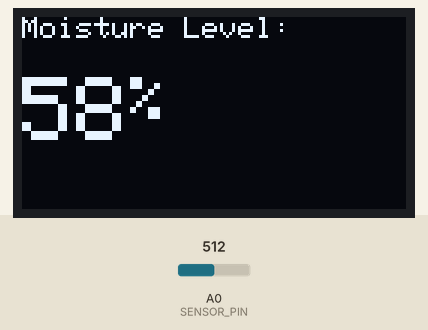
Simulated run of this program. Board: ESP8266 (NodeMCU). Shown: 128×64 one-colour display. The inputs (shaded band) are chosen by the test bench; at power-on: A0 (SENSOR_PIN) = 512. WiFi joins after 1.5 s; servers stay silent unless stated; what the program prints to the serial monitor is not drawn.

Above: at 2.7 s.
2.8 s: A0 (SENSOR_PIN) set to 526
At 3.6 s:
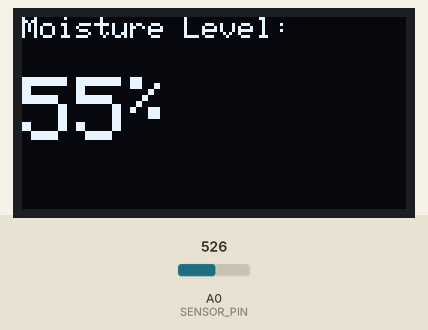
4.6 s: A0 (SENSOR_PIN) set to 511
At 5.2 s:
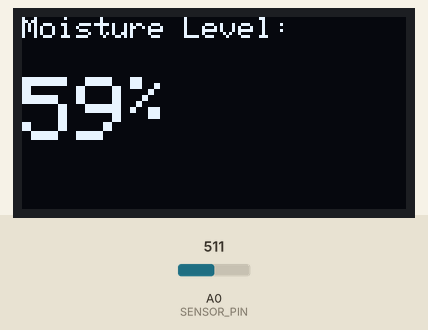
6.2 s: A0 (SENSOR_PIN) set to 306
At 6.8 s:
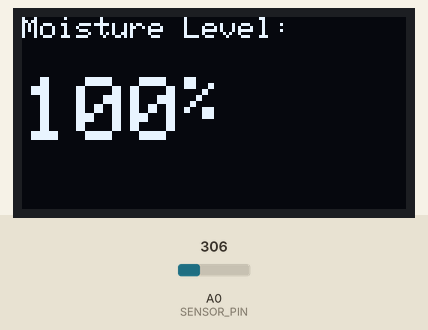
Timing chart, 0 to 9.2 s (numbered marks = the images above; inputs shaded):
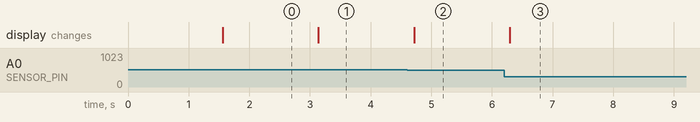

Measured:
- the behaviour switches between 516 and 517 on A0 (SENSOR_PIN) (found by bisection; images 0 and 1)
- after the input at 2.8 s, the display: changes after 0.34 s (image 1)
- after the input at 4.6 s, the display: changes after 0.12 s (image 2)
- after the input at 6.2 s, the display: changes after 0.09 s (image 3)

The program:

main.cpp
```cpp
#include <Arduino.h>
#include <Wire.h>
#include <Adafruit_GFX.h>
#include <Adafruit_SSD1306.h>

#include "server.hpp"
#include "ESP8266_utils.hpp"
#include "Moisture.cpp"

const int SENSOR_PIN = A0;

#define OLED_SDA   4
#define OLED_SCL   5

#define SCREEN_WIDTH 128
#define SCREEN_HEIGHT 64

#define OLED_RESET -1
#define SCREEN_ADDRESS 0x3C

Adafruit_SSD1306 display(SCREEN_WIDTH, SCREEN_HEIGHT, &Wire, OLED_RESET);

void setup() {
  Serial.begin(111520);

  ConnectWiFi_STA();

  InitServer();

  Wire.begin(OLED_SDA, OLED_SCL);

  if(!display.begin(SSD1306_SWITCHCAPVCC, SCREEN_ADDRESS)) {
    Serial.println(F("SSD1306 allocation failed"));
    for(;;);
  }


  display.setTextColor(SSD1306_WHITE);
}

void loop() {

  moisture.update(analogRead(SENSOR_PIN));

  display.clearDisplay();

  display.setTextSize(1);
  display.setCursor(0, 0);
  display.println(F("Moisture Level:"));

  display.setTextSize(3);
  display.setCursor(0, 20);

  display.print(moisture.getPercentage());

  display.setTextSize(2);
  display.print("%");

  display.display();

  server.handleClient();

  delay(500);
}
```

ESP8266_utils.hpp
```cpp
#include "config.h"

void ConnectWiFi_STA(bool useStaticIP = false)
{
   WiFi.mode(WIFI_STA);
   WiFi.begin(ssid, password);
   if(useStaticIP) WiFi.config(ip, gateway, subnet);
   while (WiFi.status() != WL_CONNECTED)
   {
     delay(100);
     Serial.print('.');
   }

   Serial.println("");
   Serial.print("Iniciado STA:\t");
   Serial.println(ssid);
   Serial.print("IP address:\t");
   Serial.println(WiFi.localIP());
}

void ConnectWiFi_AP(bool useStaticIP = false)
{
   Serial.println("");
   WiFi.mode(WIFI_AP);
   while(!WiFi.softAP(ssid, password))
   {
     Serial.println(".");
     delay(100);
   }
   if(useStaticIP) WiFi.softAPConfig(ip, gateway, subnet);

   Serial.println("");
   Serial.print("Iniciado AP:\t");
   Serial.println(ssid);
   Serial.print("IP address:\t");
   Serial.println(WiFi.softAPIP());
}
```

Moisture.cpp
```cpp
#ifndef MOISTURE_H
#define MOISTURE_H

#include <Arduino.h>

class Moisture {
public:
    Moisture(int initialDryValue, int initialWetValue) {
        dryValue = initialDryValue;
        wetValue = initialWetValue;
        rawValue = 0;
        percentage = 0;
    }

    /**
     * @brief Updates the sensor reading and recalculates the percentage.
     * @param newRawValue The latest analog reading from the sensor pin.
     */
    void update(int newRawValue) {
        rawValue = newRawValue;

        int moisturePercentage = map(rawValue, dryValue, wetValue, 0, 100);
        moisturePercentage = constrain(moisturePercentage, 0, 100);

        percentage = moisturePercentage;
    }

    int getPercentage() const {
        return percentage;
    }

    int getRawValue() const {
        return rawValue;
    }

    int getDryValue() const {
        return dryValue;
    }

    int getWetValue() const {
        return wetValue;
    }

private:
    int rawValue;
    int dryValue;
    int wetValue;
    int percentage;
};

#endif
```

server.hpp
```cpp
#include <ESP8266WebServer.h>
#include <ArduinoJson.h>
#include "config.h"

ESP8266WebServer server(80);

void handleRoot()
{
   int percentage = moisture.getPercentage();
   const size_t CAPACITY = JSON_OBJECT_SIZE(4);
   StaticJsonDocument<CAPACITY> doc;

   doc["percentage"] = moisture.getPercentage();
   doc["rawValue"] = moisture.getRawValue();
   doc["dryValue"] = moisture.getDryValue();
   doc["wetValue"] = moisture.getWetValue();

   String jsonOutput;
   serializeJson(doc, jsonOutput);

   server.send(200, "application/json", jsonOutput);
}

void handleNotFound()
{
   server.send(404, "text/plain", "Not found");
}

void InitServer()
{
   server.on("/", handleRoot);

   server.onNotFound(handleNotFound);

   server.begin();
   Serial.println("HTTP server started");
}
```

config.h
```cpp
#ifndef CONFIG_H
#define CONFIG_H

#include <ESP8266WiFi.h>
#include "Moisture.cpp"

const int DRY_VALUE = 800;
const int WET_VALUE = 315;

const char* ssid     = "QuePasariaSi";
const char* password = "Zapato1?";
const char* hostname = "ESP8266_1";

IPAddress ip(192, 168, 137, 207);
IPAddress gateway(192, 168, 137, 207);
IPAddress subnet(255, 255, 255, 0);

Moisture moisture(DRY_VALUE, WET_VALUE);

#endif
```
